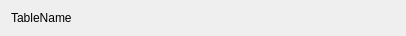
<?xml version="1.0" encoding="UTF-8"?>
<ui version="4.0">
 <class>ListItem</class>
 <widget class="QWidget" name="ListItem">
  <property name="geometry">
   <rect>
    <x>0</x>
    <y>0</y>
    <width>406</width>
    <height>35</height>
   </rect>
  </property>
  <property name="windowTitle">
   <string>Form</string>
  </property>
  <layout class="QHBoxLayout" name="horizontalLayout">
   <item>
    <widget class="QLabel" name="tableNameTX">
     <property name="minimumSize">
      <size>
       <width>250</width>
       <height>0</height>
      </size>
     </property>
     <property name="text">
      <string>TableName</string>
     </property>
     <property name="wordWrap">
      <bool>true</bool>
     </property>
    </widget>
   </item>
   <!--
   <item>
    <widget class="QLabel" name="rowsTX">
     <property name="maximumSize">
      <size>
       <width>100</width>
       <height>16777215</height>
      </size>
     </property>
     <property name="text">
      <string>Rows</string>
     </property>
     <property name="alignment">
      <set>Qt::AlignRight|Qt::AlignTrailing|Qt::AlignVCenter</set>
     </property>
    </widget>
   </item>
   <item>
    <widget class="QLabel" name="sizeTX">
     <property name="maximumSize">
      <size>
       <width>80</width>
       <height>16777215</height>
      </size>
     </property>
     <property name="text">
      <string>Size</string>
     </property>
     <property name="alignment">
      <set>Qt::AlignRight|Qt::AlignTrailing|Qt::AlignVCenter</set>
     </property>
    </widget>
   </item>
   -->
  </layout>
 </widget>
 <resources/>
 <connections/>
</ui>
